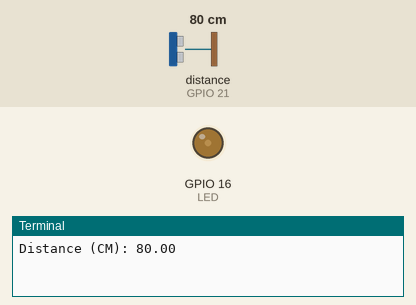
This program was run on a simulated Raspberry Pi (BCM pin numbers). Shown: output pins drawn as LEDs (lit = HIGH), the last lines printed to the terminal. The inputs (shaded band) are chosen by the test bench; at power-on: distance to the obstacle (sensor on GPIO 21) 80 cm. The echo pulse lasts 58.3 µs per cm.

Above: at 1.2 s.
1.3 s: distance to the obstacle (sensor on GPIO 21) set to 2 cm
At 2.8 s:
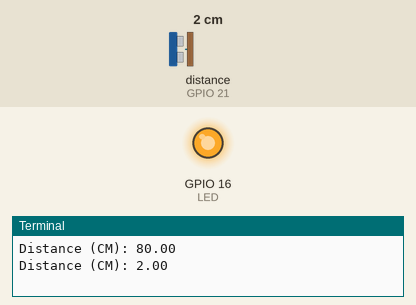
3.5 s: distance to the obstacle (sensor on GPIO 21) set to 35 cm
At 4.3 s:
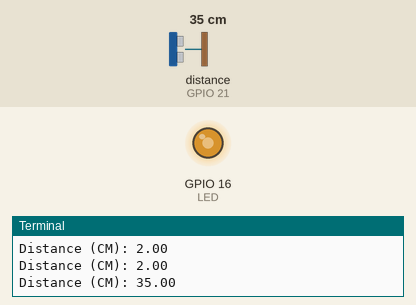
5.5 s: distance to the obstacle (sensor on GPIO 21) set to 60 cm
At 7.1 s:
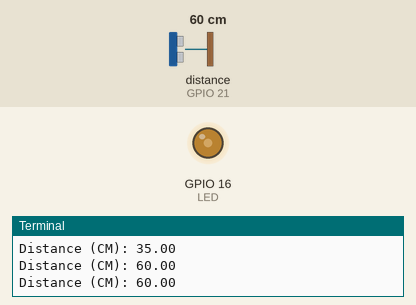
Timing chart, 0 to 8.6 s (numbered marks = the images above; inputs shaded):
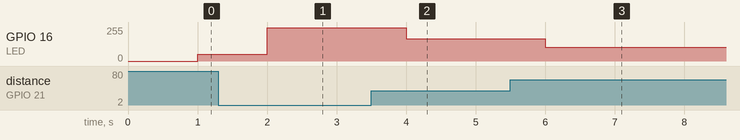

Measured:
- after the input at 1.3 s, GPIO 16 (LED): 51/255 → 250/255 after 0.70 s
- after the input at 3.5 s, GPIO 16 (LED): 250/255 → 166/255 after 0.50 s
- after the input at 5.5 s, GPIO 16 (LED): 166/255 → 102/255 after 0.50 s

The program:

SIT210_Task7.3D_RPiPWM.py
```python
import RPi.GPIO as GPIO #Import Raspberry Pi GPIO library
from time import sleep # Import the sleep function from the time module

#https://gpiozero.readthedocs.io/en/stable/recipes.html#distance-sensor
#http://www.cotswoldjam.org/downloads/2017-01/distancesensor/distancesensor-gpiozero.pdf
from gpiozero import DistanceSensor

LED = 16 #LED Output port
ultraSonicSensor = DistanceSensor(trigger = 20, echo = 21, max_distance = 1.0)

GPIO.setwarnings(False) # Ignore warning for now
GPIO.setmode(GPIO.BCM) # Declare pin number standard
GPIO.setup(LED, GPIO.OUT) #Set pin mode

#https://raspi.tv/2013/rpi-gpio-0-5-2a-now-has-software-pwm-how-to-use-it
#https://sourceforge.net/p/raspberry-gpio-python/wiki/PWM/
pwm = GPIO.PWM(LED, 30) #create an object for PWM on port 16(LED) at 30 hertz
pwm.start(0) #start pwm at 0 per cent duty cycle

#Keep checking for data until keyboard interrupt is used
try:
    while True:
        sleep(1) #Check every 1 second for data
        objDistanceCM = ultraSonicSensor.distance * 100 #multiply distance by 100 because returned value is in mm
        print("Distance (CM): %.2f" % objDistanceCM) #print out distance of object in CM
        pwm.ChangeDutyCycle(100 - round(objDistanceCM, 0)) #Change LED light to shine brighter/softer depending on object distance
except KeyboardInterrupt:
    pass

pwm.stop() # stop the PWM output
GPIO.cleanup() # when program exits, tidy up
```
